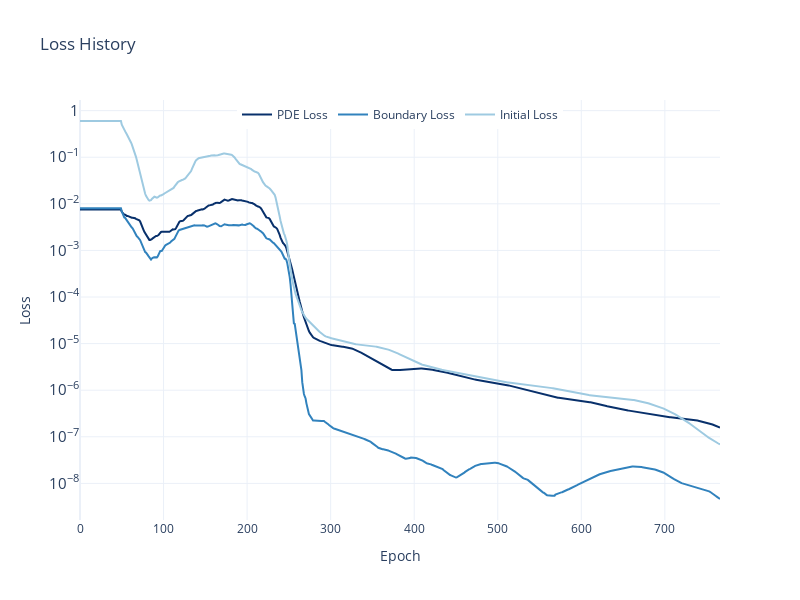

Here is the notebook cell this chart was saved with:
### Code cell
with_vanilla = trainer.closure.get_state()
plot_loss(with_vanilla, smooth=True, smooth_window=50)

vanilla_l2 = compare_with_mc(model, params, n_prices=200,
                             n_simulations=50_000, dtype=dtype, device=device, seed=42)['l2_rel_error']
print("L2 Error: ", vanilla_l2*100)

### Figure 1 — Plotly figure (JSON) as saved in the notebook; plotly's stock layout.template omitted (floating-point values rounded to 4 significant figures; data arrays with more than 128 entries replaced by an {"elided": "..."} marker saying what was removed)
{"data": [{"line": {"color": "#08306B"}, "mode": "lines", "name": "PDE Loss", "type": "scatter", "x": {"elided": "767 int values"}, "y": {"elided": "767 float values"}}, {"line": {"color": "#3182BD"}, "mode": "lines", "name": "Boundary Loss", "type": "scatter", "x": {"elided": "767 int values"}, "y": {"elided": "767 float values"}}, {"line": {"color": "#9ECAE1"}, "mode": "lines", "name": "Initial Loss", "type": "scatter", "x": {"elided": "767 int values"}, "y": {"elided": "767 float values"}}], "layout": {"height": 600, "legend": {"orientation": "h", "x": 0.5, "xanchor": "center", "y": 1}, "title": {"text": "Loss History"}, "width": 800, "xaxis": {"title": {"text": "Epoch"}}, "yaxis": {"exponentformat": "power", "showexponent": "all", "title": {"text": "Loss"}, "type": "log"}}}
